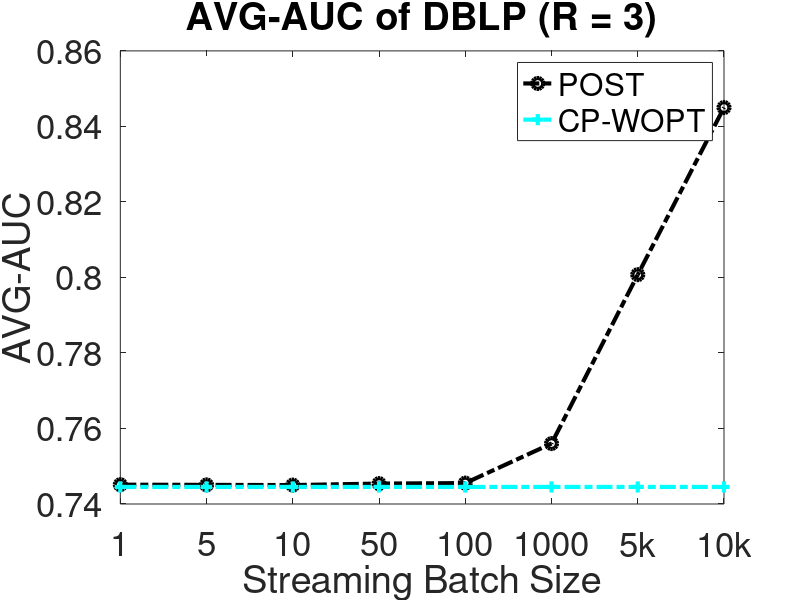

Recreate this plot in MATLAB.
clear all;
close all;
clc;

POST = [0.745118;0.745062;0.745011;0.745405;0.745535;0.756003;0.800733;0.844997];
WOPT = [0.744514;0.744514;0.744514;0.744514;0.744514;0.744514;0.744514;0.744514];

nrank = [1:1:8];

figure (1);
hold on;
box on;
% 
plot(nrank, POST, 'ko-.', 'LineWidth',3, 'MarkerSize',8);
plot(nrank, WOPT, 'c+-.','LineWidth',3, 'MarkerSize',8);

legend('POST','CP-WOPT');


ylabel('AVG-AUC', 'FontSize',25);
xlabel('Streaming Batch Size','FontSize',25);
title('AVG-AUC of DBLP (R = 3)','FontSize',25)
xticklabels({'1','5','10','50','100','1000','5k','10k'})
 set(gca, 'FontSize',25);

